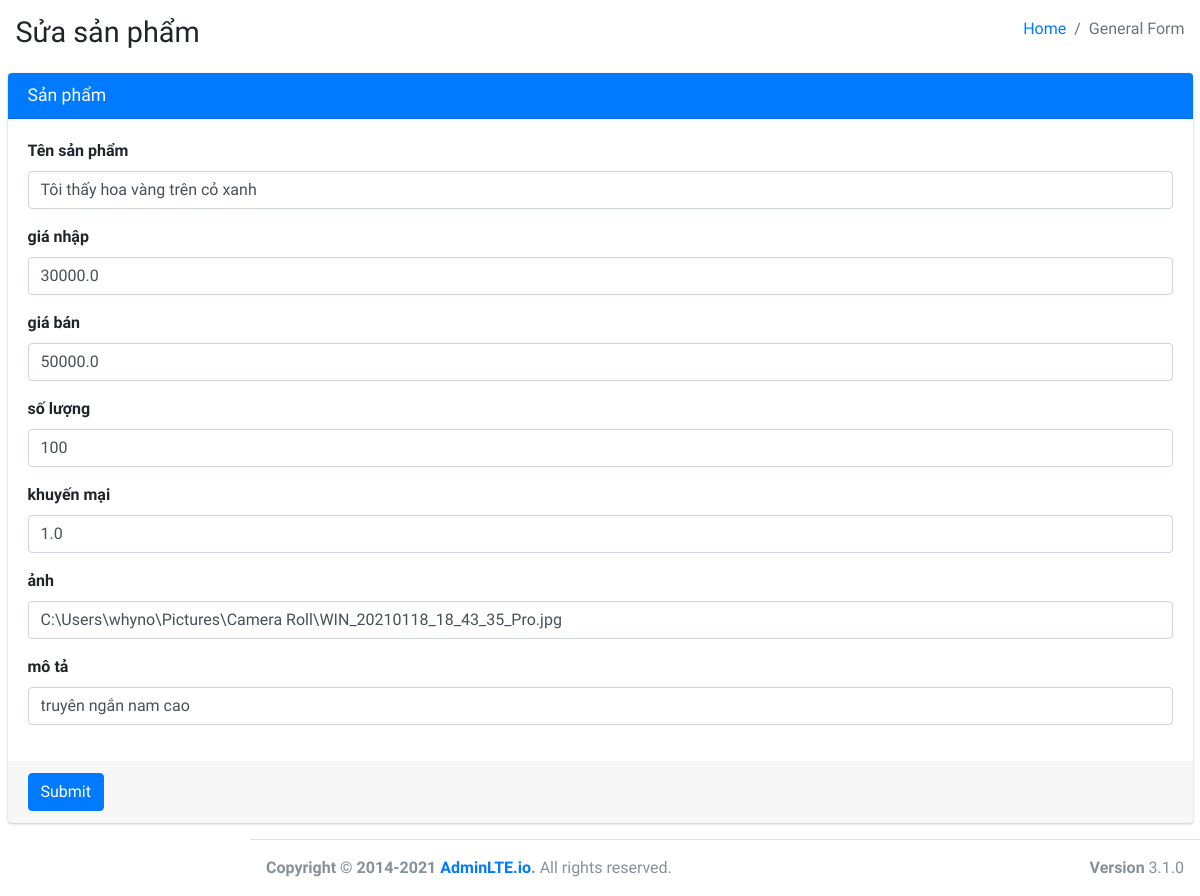
Page /store/edit/7 on the earlier database version.
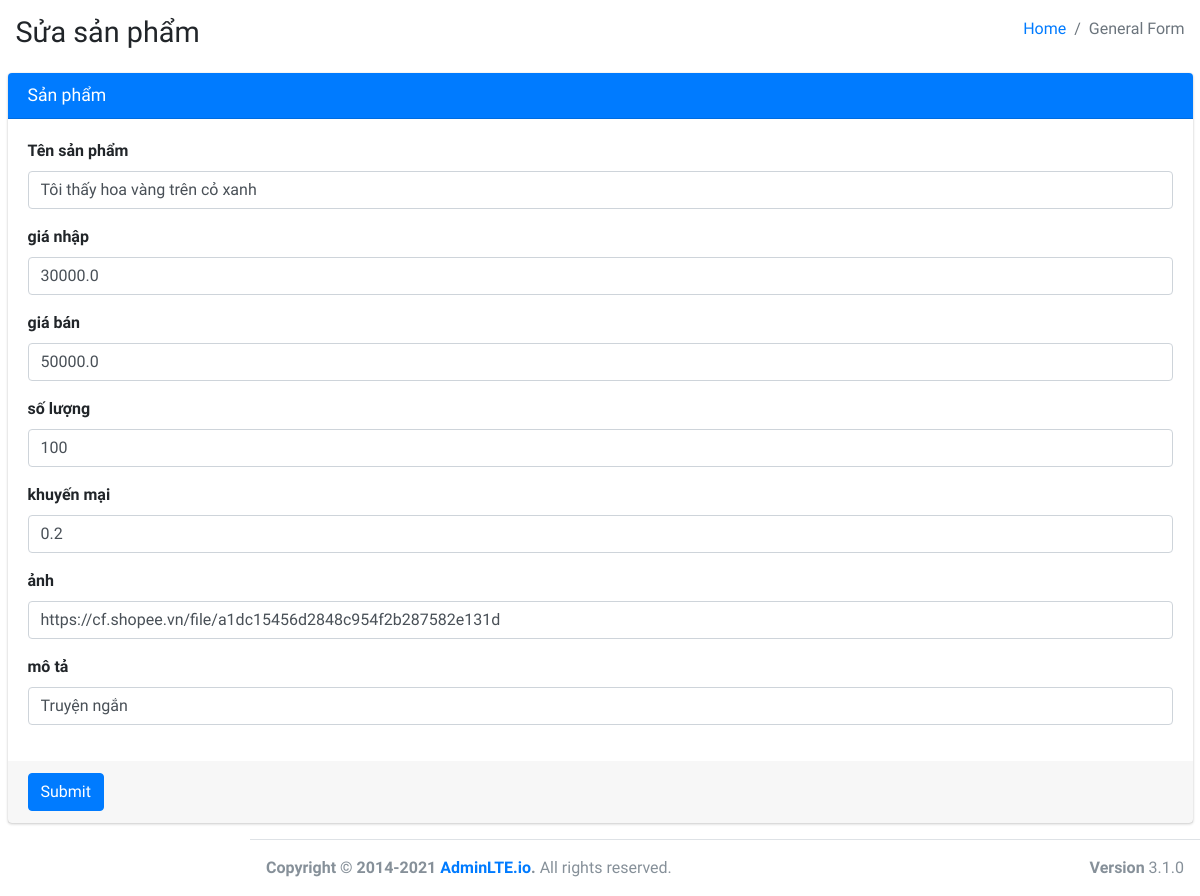
Same page on the later database version.
### shop/models.py (models this page shows, shortened)
class Product(models.Model):
    name =models.CharField(max_length=100,default='')
    salePrice = models.FloatField(default=0)
    importPrice = models.FloatField(default=0)
    amount = models.IntegerField(default=0)
    saleOff = models.FloatField(default=0)
    type=models.CharField(max_length=100,default='')
    image=models.CharField(max_length=100,default='')
    discriminator = models.CharField(max_length=100,default='')

### store/views.py (the view, shortened to what this page needs)
# urls.py: path('edit/<int:product_id>',views.edit,name="editproduct"),
def edit(request,product_id):
    product = Product.objects.get(id=product_id)
    return render(request,"store/edit.html",{'product':product})

### shop/templates/store/edit.html (shortened to what this page needs)
{% extends 'store/index.html' %}
{% load static %}
{% block content %}
  <div>
    <section class="content-header">
      <div class="container-fluid">
        <div class="row mb-2">
          <div class="col-sm-6">
            <h1>Sửa sản phẩm</h1>
          </div>
          <div class="col-sm-6">
            <ol class="breadcrumb float-sm-right">
              <li class="breadcrumb-item"><a href="#">Home</a></li>
              <li class="breadcrumb-item active">General Form</li>
            </ol>
          </div>
        </div>
      </div>
    </section>
    <section class="content">
      <div class="container-fluid">
        <div class="row">
          <div class="col-md-12">
            <div class="card card-primary">
              <div class="card-header">
                <h3 class="card-title">Sản phẩm</h3>
              </div>
              <form method="POST" action="">
                <div class="card-body">
                  <div class="form-group">
                    <label for="exampleInputEmail1">Tên sản phẩm</label>
                    <input name="name" type="text" value="{{product.name}}" class="form-control" id="exampleInputEmail1" >
                  </div>
                  <div class="form-group">
                    <label for="exampleInputEmail1">giá nhập</label>
                    <input name="importprice" type="text"  class="form-control" id="exampleInputEmail1" value="{{product.importPrice}}" >
                  </div>
                  <div class="form-group">
                    <label for="exampleInputEmail1">giá bán</label>
                    <input value="{{product.salePrice}}" name = "sale" type="text" class="form-control" id="exampleInputEmail1" >
                  </div>
                  <div class="form-group">
                    <label for="exampleInputEmail1">số lượng</label>
                    <input value="{{product.amount}}" name="amount" type="text" class="form-control" id="exampleInputEmail1" >
                  </div>
                  <div class="form-group">
                    <label for="exampleInputEmail1">khuyến mại</label>
                    <input value="{{product.saleOff}}" name="saleoff" type="text" class="form-control" id="exampleInputEmail1" >
                  </div>
                  <div class="form-group">
                    <label for="exampleInputEmail1">ảnh</label>
                    <input value="{{product.image}}" name="image" type="text" class="form-control" id="exampleInputEmail1" >
                  </div>
                  <div class="form-group">
                    <label for="exampleInputEmail1">mô tả</label>
                    <input value="{{product.discriminator}}" name ="mota" type="text" class="form-control" id="exampleInputEmail1" >
                  </div>
                </div>
                <div class="card-footer">
                  <button type="submit" class="btn btn-primary">Submit</button>
                </div>
              </form>
            </div>
       </div>
        </div>
      </div>
    </section>
  </div>
 {% endblock %}

Differences in the rows shown:
changed Product "Tôi thấy hoa vàng trên cỏ xanh": saleoff "1.0" → "0.2"; image "C:\\Users\\whyno\\Pictures\\Camera Roll\\WIN_20210118_18_43_35_Pro.jpg" → "https://cf.shopee.vn/file/a1dc15456d2848c954f2b287582e131d"; mota "truyên ngắn nam cao" → "Truyện ngắn"
